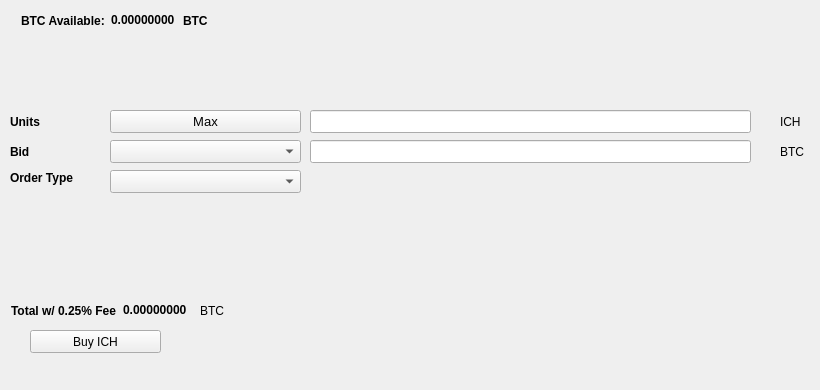
   <widget class="QWidget" name="BuyTab">
    <attribute name="title">
     <string>Buy</string>
    </attribute>
    <widget class="QPushButton" name="BuyICH">
     <property name="geometry">
      <rect>
       <x>30</x>
       <y>330</y>
       <width>131</width>
       <height>23</height>
      </rect>
     </property>
     <property name="text">
      <string>Buy ICH</string>
     </property>
     <property name="icon">
      <iconset resource="../instacash.qrc">
       <normaloff>:/icons/bitcoin</normaloff>:/icons/bitcoin</iconset>
     </property>
    </widget>
    <widget class="QLabel" name="label_3">
     <property name="geometry">
      <rect>
       <x>10</x>
       <y>110</y>
       <width>46</width>
       <height>23</height>
      </rect>
     </property>
     <property name="font">
      <font>
       <weight>75</weight>
       <bold>true</bold>
      </font>
     </property>
     <property name="text">
      <string>Units</string>
     </property>
    </widget>
    <widget class="QLineEdit" name="UnitsInput">
     <property name="geometry">
      <rect>
       <x>310</x>
       <y>110</y>
       <width>441</width>
       <height>23</height>
      </rect>
     </property>
     <property name="font">
      <font>
       <pointsize>9</pointsize>
       <weight>75</weight>
       <bold>true</bold>
      </font>
     </property>
    </widget>
    <widget class="QLineEdit" name="BuyBidPriceEdit">
     <property name="geometry">
      <rect>
       <x>310</x>
       <y>140</y>
       <width>441</width>
       <height>23</height>
      </rect>
     </property>
     <property name="font">
      <font>
       <pointsize>9</pointsize>
       <weight>75</weight>
       <bold>true</bold>
      </font>
     </property>
    </widget>
    <widget class="QLabel" name="label_4">
     <property name="geometry">
      <rect>
       <x>780</x>
       <y>110</y>
       <width>31</width>
       <height>23</height>
      </rect>
     </property>
     <property name="text">
      <string>ICH</string>
     </property>
    </widget>
    <widget class="QLabel" name="label_5">
     <property name="geometry">
      <rect>
       <x>780</x>
       <y>140</y>
       <width>31</width>
       <height>23</height>
      </rect>
     </property>
     <property name="text">
      <string>BTC</string>
     </property>
    </widget>
    <widget class="QLabel" name="label_6">
     <property name="geometry">
      <rect>
       <x>10</x>
       <y>140</y>
       <width>46</width>
       <height>23</height>
      </rect>
     </property>
     <property name="font">
      <font>
       <weight>75</weight>
       <bold>true</bold>
      </font>
     </property>
     <property name="text">
      <string>Bid</string>
     </property>
    </widget>
    <widget class="QLabel" name="label_7">
     <property name="geometry">
      <rect>
       <x>10</x>
       <y>170</y>
       <width>91</width>
       <height>16</height>
      </rect>
     </property>
     <property name="font">
      <font>
       <weight>75</weight>
       <bold>true</bold>
      </font>
     </property>
     <property name="text">
      <string>Order Type</string>
     </property>
    </widget>
    <widget class="QPushButton" name="Buy_Max_Amount">
     <property name="geometry">
      <rect>
       <x>110</x>
       <y>110</y>
       <width>191</width>
       <height>23</height>
      </rect>
     </property>
     <property name="font">
      <font>
       <pointsize>10</pointsize>
      </font>
     </property>
     <property name="text">
      <string>Max</string>
     </property>
    </widget>
    <widget class="QComboBox" name="BuyBidcomboBox">
     <property name="geometry">
      <rect>
       <x>110</x>
       <y>140</y>
       <width>191</width>
       <height>23</height>
      </rect>
     </property>
     <property name="font">
      <font>
       <pointsize>10</pointsize>
      </font>
     </property>
    </widget>
    <widget class="QComboBox" name="buyOrdertypeCombo">
     <property name="geometry">
      <rect>
       <x>110</x>
       <y>170</y>
       <width>191</width>
       <height>23</height>
      </rect>
     </property>
     <property name="font">
      <font>
       <pointsize>10</pointsize>
      </font>
     </property>
    </widget>
    <widget class="QWidget" name="layoutWidget1">
     <property name="geometry">
      <rect>
       <x>21</x>
       <y>11</y>
       <width>227</width>
       <height>19</height>
      </rect>
     </property>
     <layout class="QHBoxLayout" name="horizontalLayout_3">
      <item>
       <widget class="QLabel" name="label232">
        <property name="font">
         <font>
          <weight>75</weight>
          <bold>true</bold>
         </font>
        </property>
        <property name="text">
         <string>BTC Available:</string>
        </property>
       </widget>
      </item>
      <item>
       <widget class="QLabel" name="BtcAvailableLbl">
        <property name="palette">
         <palette>
          <active>
           <colorrole role="WindowText">
            <brush brushstyle="SolidPattern">
             <color alpha="255">
              <red>0</red>
              <green>0</green>
              <blue>0</blue>
             </color>
            </brush>
           </colorrole>
           <colorrole role="Button">
            <brush brushstyle="SolidPattern">
             <color alpha="255">
              <red>0</red>
              <green>170</green>
              <blue>0</blue>
             </color>
            </brush>
           </colorrole>
           <colorrole role="Light">
            <brush brushstyle="SolidPattern">
             <color alpha="255">
              <red>0</red>
              <green>255</green>
              <blue>0</blue>
             </color>
            </brush>
           </colorrole>
           <colorrole role="Midlight">
            <brush brushstyle="SolidPattern">
             <color alpha="255">
              <red>0</red>
              <green>212</green>
              <blue>0</blue>
             </color>
            </brush>
           </colorrole>
           <colorrole role="Dark">
            <brush brushstyle="SolidPattern">
             <color alpha="255">
              <red>0</red>
              <green>85</green>
              <blue>0</blue>
             </color>
            </brush>
           </colorrole>
           <colorrole role="Mid">
            <brush brushstyle="SolidPattern">
             <color alpha="255">
              <red>0</red>
              <green>113</green>
              <blue>0</blue>
             </color>
            </brush>
           </colorrole>
           <colorrole role="Text">
            <brush brushstyle="SolidPattern">
             <color alpha="255">
              <red>0</red>
              <green>170</green>
              <blue>0</blue>
             </color>
            </brush>
           </colorrole>
           <colorrole role="BrightText">
            <brush brushstyle="SolidPattern">
             <color alpha="255">
              <red>255</red>
              <green>255</green>
              <blue>255</blue>
             </color>
            </brush>
           </colorrole>
           <colorrole role="ButtonText">
            <brush brushstyle="SolidPattern">
             <color alpha="255">
              <red>0</red>
              <green>0</green>
              <blue>0</blue>
             </color>
            </brush>
           </colorrole>
           <colorrole role="Base">
            <brush brushstyle="SolidPattern">
             <color alpha="255">
              <red>255</red>
              <green>255</green>
              <blue>255</blue>
             </color>
            </brush>
           </colorrole>
           <colorrole role="Window">
            <brush brushstyle="SolidPattern">
             <color alpha="255">
              <red>0</red>
              <green>170</green>
              <blue>0</blue>
             </color>
            </brush>
           </colorrole>
           <colorrole role="Shadow">
            <brush brushstyle="SolidPattern">
             <color alpha="255">
              <red>0</red>
              <green>0</green>
              <blue>0</blue>
             </color>
            </brush>
           </colorrole>
           <colorrole role="AlternateBase">
            <brush brushstyle="SolidPattern">
             <color alpha="255">
              <red>127</red>
              <green>212</green>
              <blue>127</blue>
             </color>
            </brush>
           </colorrole>
           <colorrole role="ToolTipBase">
            <brush brushstyle="SolidPattern">
             <color alpha="255">
              <red>255</red>
              <green>255</green>
              <blue>220</blue>
             </color>
            </brush>
           </colorrole>
           <colorrole role="ToolTipText">
            <brush brushstyle="SolidPattern">
             <color alpha="255">
              <red>0</red>
              <green>0</green>
              <blue>0</blue>
             </color>
            </brush>
           </colorrole>
          </active>
          <inactive>
           <colorrole role="WindowText">
            <brush brushstyle="SolidPattern">
             <color alpha="255">
              <red>0</red>
              <green>0</green>
              <blue>0</blue>
             </color>
            </brush>
           </colorrole>
           <colorrole role="Button">
            <brush brushstyle="SolidPattern">
             <color alpha="255">
              <red>0</red>
              <green>170</green>
              <blue>0</blue>
             </color>
            </brush>
           </colorrole>
           <colorrole role="Light">
            <brush brushstyle="SolidPattern">
             <color alpha="255">
              <red>0</red>
              <green>255</green>
              <blue>0</blue>
             </color>
            </brush>
           </colorrole>
           <colorrole role="Midlight">
            <brush brushstyle="SolidPattern">
             <color alpha="255">
              <red>0</red>
              <green>212</green>
              <blue>0</blue>
             </color>
            </brush>
           </colorrole>
           <colorrole role="Dark">
            <brush brushstyle="SolidPattern">
             <color alpha="255">
              <red>0</red>
              <green>85</green>
              <blue>0</blue>
             </color>
            </brush>
           </colorrole>
           <colorrole role="Mid">
            <brush brushstyle="SolidPattern">
             <color alpha="255">
              <red>0</red>
              <green>113</green>
              <blue>0</blue>
             </color>
            </brush>
           </colorrole>
           <colorrole role="Text">
            <brush brushstyle="SolidPattern">
             <color alpha="255">
              <red>0</red>
              <green>170</green>
              <blue>0</blue>
             </color>
            </brush>
           </colorrole>
           <colorrole role="BrightText">
            <brush brushstyle="SolidPattern">
             <color alpha="255">
              <red>255</red>
              <green>255</green>
              <blue>255</blue>
             </color>
            </brush>
           </colorrole>
           <colorrole role="ButtonText">
            <brush brushstyle="SolidPattern">
             <color alpha="255">
              <red>0</red>
              <green>0</green>
              <blue>0</blue>
             </color>
            </brush>
           </colorrole>
           <colorrole role="Base">
            <brush brushstyle="SolidPattern">
             <color alpha="255">
              <red>255</red>
              <green>255</green>
              <blue>255</blue>
             </color>
            </brush>
           </colorrole>
           <colorrole role="Window">
            <brush brushstyle="SolidPattern">
             <color alpha="255">
              <red>0</red>
              <green>170</green>
              <blue>0</blue>
             </color>
            </brush>
           </colorrole>
           <colorrole role="Shadow">
            <brush brushstyle="SolidPattern">
             <color alpha="255">
              <red>0</red>
              <green>0</green>
              <blue>0</blue>
             </color>
            </brush>
           </colorrole>
           <colorrole role="AlternateBase">
            <brush brushstyle="SolidPattern">
             <color alpha="255">
              <red>127</red>
              <green>212</green>
              <blue>127</blue>
             </color>
            </brush>
           </colorrole>
           <colorrole role="ToolTipBase">
            <brush brushstyle="SolidPattern">
             <color alpha="255">
              <red>255</red>
              <green>255</green>
              <blue>220</blue>
             </color>
            </brush>
           </colorrole>
           <colorrole role="ToolTipText">
            <brush brushstyle="SolidPattern">
             <color alpha="255">
              <red>0</red>
              <green>0</green>
              <blue>0</blue>
             </color>
            </brush>
           </colorrole>
          </inactive>
          <disabled>
           <colorrole role="WindowText">
            <brush brushstyle="SolidPattern">
             <color alpha="255">
              <red>0</red>
              <green>85</green>
              <blue>0</blue>
             </color>
            </brush>
           </colorrole>
           <colorrole role="Button">
            <brush brushstyle="SolidPattern">
             <color alpha="255">
              <red>0</red>
              <green>170</green>
              <blue>0</blue>
             </color>
            </brush>
           </colorrole>
           <colorrole role="Light">
            <brush brushstyle="SolidPattern">
             <color alpha="255">
              <red>0</red>
              <green>255</green>
              <blue>0</blue>
             </color>
            </brush>
           </colorrole>
           <colorrole role="Midlight">
            <brush brushstyle="SolidPattern">
             <color alpha="255">
              <red>0</red>
              <green>212</green>
              <blue>0</blue>
             </color>
            </brush>
           </colorrole>
           <colorrole role="Dark">
            <brush brushstyle="SolidPattern">
             <color alpha="255">
              <red>0</red>
              <green>85</green>
              <blue>0</blue>
             </color>
            </brush>
           </colorrole>
           <colorrole role="Mid">
            <brush brushstyle="SolidPattern">
             <color alpha="255">
              <red>0</red>
              <green>113</green>
              <blue>0</blue>
             </color>
            </brush>
           </colorrole>
           <colorrole role="Text">
            <brush brushstyle="SolidPattern">
             <color alpha="255">
              <red>0</red>
              <green>85</green>
              <blue>0</blue>
             </color>
            </brush>
           </colorrole>
           <colorrole role="BrightText">
            <brush brushstyle="SolidPattern">
             <color alpha="255">
              <red>255</red>
              <green>255</green>
              <blue>255</blue>
             </color>
            </brush>
           </colorrole>
           <colorrole role="ButtonText">
            <brush brushstyle="SolidPattern">
             <color alpha="255">
              <red>0</red>
              <green>85</green>
              <blue>0</blue>
             </color>
            </brush>
           </colorrole>
           <colorrole role="Base">
            <brush brushstyle="SolidPattern">
             <color alpha="255">
              <red>0</red>
              <green>170</green>
              <blue>0</blue>
             </color>
            </brush>
           </colorrole>
           <colorrole role="Window">
            <brush brushstyle="SolidPattern">
             <color alpha="255">
              <red>0</red>
              <green>170</green>
              <blue>0</blue>
             </color>
            </brush>
           </colorrole>
           <colorrole role="Shadow">
            <brush brushstyle="SolidPattern">
             <color alpha="255">
              <red>0</red>
              <green>0</green>
              <blue>0</blue>
             </color>
            </brush>
           </colorrole>
           <colorrole role="AlternateBase">
            <brush brushstyle="SolidPattern">
             <color alpha="255">
              <red>0</red>
              <green>170</green>
              <blue>0</blue>
             </color>
            </brush>
           </colorrole>
           <colorrole role="ToolTipBase">
            <brush brushstyle="SolidPattern">
             <color alpha="255">
              <red>255</red>
              <green>255</green>
              <blue>220</blue>
             </color>
            </brush>
           </colorrole>
           <colorrole role="ToolTipText">
            <brush brushstyle="SolidPattern">
             <color alpha="255">
              <red>0</red>
              <green>0</green>
              <blue>0</blue>
             </color>
            </brush>
           </colorrole>
          </disabled>
         </palette>
        </property>
        <property name="font">
         <font>
          <weight>75</weight>
          <bold>true</bold>
         </font>
        </property>
        <property name="text">
         <string>0.00000000</string>
        </property>
        <property name="textInteractionFlags">
         <set>Qt::LinksAccessibleByMouse|Qt::TextSelectableByKeyboard|Qt::TextSelectableByMouse</set>
        </property>
       </widget>
      </item>
      <item>
       <widget class="QLabel" name="BtcAvailableLbl_2">
        <property name="font">
         <font>
          <weight>75</weight>
          <bold>true</bold>
         </font>
        </property>
        <property name="text">
         <string>BTC</string>
        </property>
       </widget>
      </item>
     </layout>
    </widget>
    <widget class="QWidget" name="layoutWidge2">
     <property name="geometry">
      <rect>
       <x>11</x>
       <y>301</y>
       <width>259</width>
       <height>19</height>
      </rect>
     </property>
     <layout class="QHBoxLayout" name="horizontalLayout_4">
      <item>
       <widget class="QLabel" name="label_9">
        <property name="font">
         <font>
          <weight>75</weight>
          <bold>true</bold>
         </font>
        </property>
        <property name="text">
         <string>Total w/ 0.25% Fee</string>
        </property>
       </widget>
      </item>
      <item>
       <widget class="QLabel" name="BuyCostLabel">
        <property name="palette">
         <palette>
          <active>
           <colorrole role="WindowText">
            <brush brushstyle="SolidPattern">
             <color alpha="255">
              <red>0</red>
              <green>0</green>
              <blue>0</blue>
             </color>
            </brush>
           </colorrole>
           <colorrole role="Button">
            <brush brushstyle="SolidPattern">
             <color alpha="255">
              <red>0</red>
              <green>170</green>
              <blue>0</blue>
             </color>
            </brush>
           </colorrole>
           <colorrole role="Light">
            <brush brushstyle="SolidPattern">
             <color alpha="255">
              <red>0</red>
              <green>255</green>
              <blue>0</blue>
             </color>
            </brush>
           </colorrole>
           <colorrole role="Midlight">
            <brush brushstyle="SolidPattern">
             <color alpha="255">
              <red>0</red>
              <green>212</green>
              <blue>0</blue>
             </color>
            </brush>
           </colorrole>
           <colorrole role="Dark">
            <brush brushstyle="SolidPattern">
             <color alpha="255">
              <red>0</red>
              <green>85</green>
              <blue>0</blue>
             </color>
            </brush>
           </colorrole>
           <colorrole role="Mid">
            <brush brushstyle="SolidPattern">
             <color alpha="255">
              <red>0</red>
              <green>113</green>
              <blue>0</blue>
             </color>
            </brush>
           </colorrole>
           <colorrole role="Text">
            <brush brushstyle="SolidPattern">
             <color alpha="255">
              <red>0</red>
              <green>170</green>
              <blue>0</blue>
             </color>
            </brush>
           </colorrole>
           <colorrole role="BrightText">
            <brush brushstyle="SolidPattern">
             <color alpha="255">
              <red>255</red>
              <green>255</green>
              <blue>255</blue>
             </color>
            </brush>
           </colorrole>
           <colorrole role="ButtonText">
            <brush brushstyle="SolidPattern">
             <color alpha="255">
              <red>0</red>
              <green>0</green>
              <blue>0</blue>
             </color>
            </brush>
           </colorrole>
           <colorrole role="Base">
            <brush brushstyle="SolidPattern">
             <color alpha="255">
              <red>255</red>
              <green>255</green>
              <blue>255</blue>
             </color>
            </brush>
           </colorrole>
           <colorrole role="Window">
            <brush brushstyle="SolidPattern">
             <color alpha="255">
              <red>0</red>
              <green>170</green>
              <blue>0</blue>
             </color>
            </brush>
           </colorrole>
           <colorrole role="Shadow">
            <brush brushstyle="SolidPattern">
             <color alpha="255">
              <red>0</red>
              <green>0</green>
              <blue>0</blue>
             </color>
            </brush>
           </colorrole>
           <colorrole role="AlternateBase">
            <brush brushstyle="SolidPattern">
             <color alpha="255">
              <red>127</red>
              <green>212</green>
              <blue>127</blue>
             </color>
            </brush>
           </colorrole>
           <colorrole role="ToolTipBase">
            <brush brushstyle="SolidPattern">
             <color alpha="255">
              <red>255</red>
              <green>255</green>
              <blue>220</blue>
             </color>
            </brush>
           </colorrole>
           <colorrole role="ToolTipText">
            <brush brushstyle="SolidPattern">
             <color alpha="255">
              <red>0</red>
              <green>0</green>
              <blue>0</blue>
             </color>
            </brush>
           </colorrole>
          </active>
          <inactive>
           <colorrole role="WindowText">
            <brush brushstyle="SolidPattern">
             <color alpha="255">
              <red>0</red>
              <green>0</green>
              <blue>0</blue>
             </color>
            </brush>
           </colorrole>
           <colorrole role="Button">
            <brush brushstyle="SolidPattern">
             <color alpha="255">
              <red>0</red>
              <green>170</green>
              <blue>0</blue>
             </color>
            </brush>
           </colorrole>
           <colorrole role="Light">
            <brush brushstyle="SolidPattern">
             <color alpha="255">
              <red>0</red>
              <green>255</green>
              <blue>0</blue>
             </color>
            </brush>
           </colorrole>
           <colorrole role="Midlight">
            <brush brushstyle="SolidPattern">
             <color alpha="255">
              <red>0</red>
              <green>212</green>
              <blue>0</blue>
             </color>
            </brush>
           </colorrole>
           <colorrole role="Dark">
            <brush brushstyle="SolidPattern">
             <color alpha="255">
              <red>0</red>
              <green>85</green>
              <blue>0</blue>
             </color>
            </brush>
           </colorrole>
           <colorrole role="Mid">
            <brush brushstyle="SolidPattern">
             <color alpha="255">
              <red>0</red>
              <green>113</green>
              <blue>0</blue>
             </color>
            </brush>
           </colorrole>
           <colorrole role="Text">
            <brush brushstyle="SolidPattern">
             <color alpha="255">
              <red>0</red>
              <green>170</green>
              <blue>0</blue>
             </color>
            </brush>
           </colorrole>
           <colorrole role="BrightText">
            <brush brushstyle="SolidPattern">
             <color alpha="255">
              <red>255</red>
              <green>255</green>
              <blue>255</blue>
             </color>
            </brush>
           </colorrole>
           <colorrole role="ButtonText">
            <brush brushstyle="SolidPattern">
             <color alpha="255">
              <red>0</red>
              <green>0</green>
              <blue>0</blue>
             </color>
            </brush>
           </colorrole>
           <colorrole role="Base">
            <brush brushstyle="SolidPattern">
             <color alpha="255">
              <red>255</red>
              <green>255</green>
              <blue>255</blue>
             </color>
            </brush>
           </colorrole>
           <colorrole role="Window">
            <brush brushstyle="SolidPattern">
             <color alpha="255">
              <red>0</red>
              <green>170</green>
              <blue>0</blue>
             </color>
            </brush>
           </colorrole>
           <colorrole role="Shadow">
            <brush brushstyle="SolidPattern">
             <color alpha="255">
              <red>0</red>
              <green>0</green>
              <blue>0</blue>
             </color>
            </brush>
           </colorrole>
           <colorrole role="AlternateBase">
            <brush brushstyle="SolidPattern">
             <color alpha="255">
              <red>127</red>
              <green>212</green>
              <blue>127</blue>
             </color>
            </brush>
           </colorrole>
           <colorrole role="ToolTipBase">
            <brush brushstyle="SolidPattern">
             <color alpha="255">
              <red>255</red>
              <green>255</green>
              <blue>220</blue>
             </color>
            </brush>
           </colorrole>
           <colorrole role="ToolTipText">
            <brush brushstyle="SolidPattern">
             <color alpha="255">
              <red>0</red>
              <green>0</green>
              <blue>0</blue>
             </color>
            </brush>
           </colorrole>
          </inactive>
          <disabled>
           <colorrole role="WindowText">
            <brush brushstyle="SolidPattern">
             <color alpha="255">
              <red>0</red>
              <green>85</green>
              <blue>0</blue>
             </color>
            </brush>
           </colorrole>
           <colorrole role="Button">
            <brush brushstyle="SolidPattern">
             <color alpha="255">
              <red>0</red>
              <green>170</green>
              <blue>0</blue>
             </color>
            </brush>
           </colorrole>
           <colorrole role="Light">
            <brush brushstyle="SolidPattern">
             <color alpha="255">
              <red>0</red>
              <green>255</green>
              <blue>0</blue>
             </color>
            </brush>
           </colorrole>
           <colorrole role="Midlight">
            <brush brushstyle="SolidPattern">
             <color alpha="255">
              <red>0</red>
              <green>212</green>
              <blue>0</blue>
             </color>
            </brush>
           </colorrole>
           <colorrole role="Dark">
            <brush brushstyle="SolidPattern">
             <color alpha="255">
              <red>0</red>
              <green>85</green>
              <blue>0</blue>
             </color>
            </brush>
           </colorrole>
           <colorrole role="Mid">
            <brush brushstyle="SolidPattern">
             <color alpha="255">
              <red>0</red>
              <green>113</green>
              <blue>0</blue>
             </color>
            </brush>
           </colorrole>
           <colorrole role="Text">
            <brush brushstyle="SolidPattern">
             <color alpha="255">
              <red>0</red>
              <green>85</green>
              <blue>0</blue>
             </color>
            </brush>
           </colorrole>
           <colorrole role="BrightText">
            <brush brushstyle="SolidPattern">
             <color alpha="255">
              <red>255</red>
              <green>255</green>
              <blue>255</blue>
             </color>
            </brush>
           </colorrole>
           <colorrole role="ButtonText">
            <brush brushstyle="SolidPattern">
             <color alpha="255">
              <red>0</red>
              <green>85</green>
              <blue>0</blue>
             </color>
            </brush>
           </colorrole>
           <colorrole role="Base">
            <brush brushstyle="SolidPattern">
             <color alpha="255">
              <red>0</red>
              <green>170</green>
              <blue>0</blue>
             </color>
            </brush>
           </colorrole>
           <colorrole role="Window">
            <brush brushstyle="SolidPattern">
             <color alpha="255">
              <red>0</red>
              <green>170</green>
              <blue>0</blue>
             </color>
            </brush>
           </colorrole>
           <colorrole role="Shadow">
            <brush brushstyle="SolidPattern">
             <color alpha="255">
              <red>0</red>
              <green>0</green>
              <blue>0</blue>
             </color>
            </brush>
           </colorrole>
           <colorrole role="AlternateBase">
            <brush brushstyle="SolidPattern">
             <color alpha="255">
              <red>0</red>
              <green>170</green>
              <blue>0</blue>
             </color>
            </brush>
           </colorrole>
           <colorrole role="ToolTipBase">
            <brush brushstyle="SolidPattern">
             <color alpha="255">
              <red>255</red>
              <green>255</green>
              <blue>220</blue>
             </color>
            </brush>
           </colorrole>
           <colorrole role="ToolTipText">
            <brush brushstyle="SolidPattern">
             <color alpha="255">
              <red>0</red>
              <green>0</green>
              <blue>0</blue>
             </color>
            </brush>
           </colorrole>
          </disabled>
         </palette>
        </property>
        <property name="font">
         <font>
          <weight>75</weight>
          <bold>true</bold>
         </font>
        </property>
        <property name="autoFillBackground">
         <bool>false</bool>
        </property>
        <property name="text">
         <string>0.00000000</string>
        </property>
        <property name="textInteractionFlags">
         <set>Qt::LinksAccessibleByMouse|Qt::TextSelectableByMouse</set>
        </property>
       </widget>
      </item>
      <item>
       <widget class="QLabel" name="label_10">
        <property name="font">
         <font>
          <weight>50</weight>
          <bold>false</bold>
         </font>
        </property>
        <property name="text">
         <string>BTC</string>
        </property>
       </widget>
      </item>
     </layout>
    </widget>
    <widget class="QLabel" name="label_24">
     <property name="geometry">
      <rect>
       <x>460</x>
       <y>300</y>
       <width>281</width>
       <height>81</height>
      </rect>
     </property>
     <property name="text">
      <string/>
     </property>
     <property name="pixmap">
      <pixmap>:/images/bittrex</pixmap>
     </property>
    </widget>
   </widget>
